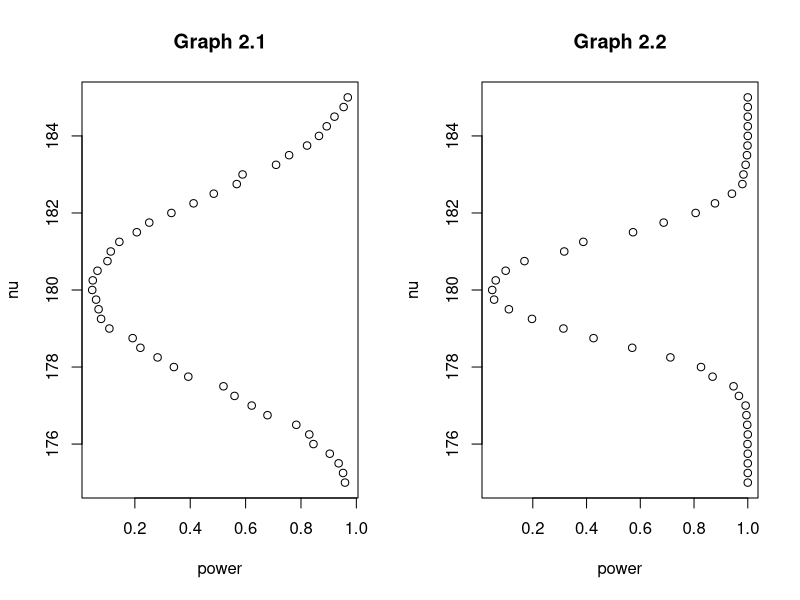
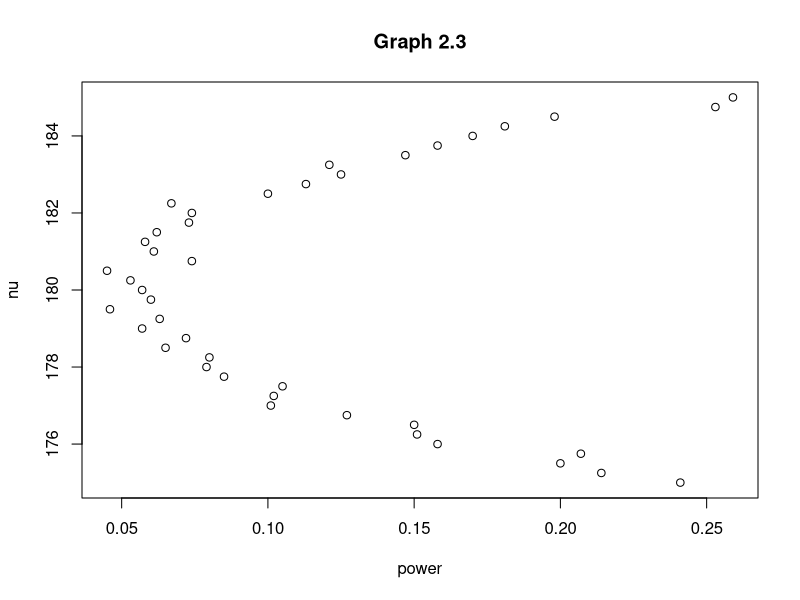

These figures' R source, in order:
# Title     : TODO
# Objective : TODO
# Created by: drasgo
# Created on: 16/02/21
p.value=function(n,m,mu,nu,sd,B=1000){
  p=numeric(B) # p will be an array of realized p-values
  for (b in 1:B) {x=rnorm(n,mu,sd); y=rnorm(m,nu,sd)
  p[b]=t.test(x,y,var.equal=TRUE)[[3]]}
  return(p)}


get_power=function(n,m,mu,sd,B, sequence){
  power = numeric(length(sequence))
  
  for (index in 1:length(sequence)){
    nu_val <- sequence[index]
    p <- numeric(B)
    
    for (b in 1:B) {
      x<-rnorm(n,mu,sd);
      y<-rnorm(m,nu_val,sd)
      p[b] <- t.test(x,y,var.equal=TRUE)[[3]]
    }
    
    power[index] <- mean(p.value(n, m, mu, nu_val, sd, B)<0.05)
  }
  return(power)
}

par(mfrow=c(1, 2))

"A"
n <- 30
m <- 30
mu <- 180
sd <- 5
B <- 1000
nu <-seq(175, 185, by=0.25)

power = get_power(n,m,mu,sd,B, nu)
plot(power, nu, main="Graph 2.1")
"hist(power)
qqnorm(power)"

"B"
n <- 100
m <- 100

power = get_power(n,m,mu,sd,B,nu)
plot(power, nu, main = "Graph 2.2")

"C"
par(mfrow=c(1, 1))
n<-30
m<-30
sd<-15

power = get_power(n,m,mu,sd,B,nu)
plot(power, nu, main="Graph 2.3")

